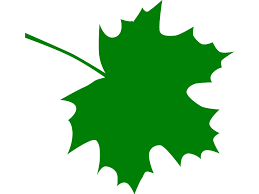
%> input picture Character/code_and_data/leaf8.png, 259 x 194 px
$ octave leafImages.m   (GNU Octave 9; MATLAB toolbox functions it lacks are replaced by stand-ins)
%> lines starting %> are read from the running program, lines starting %| are printed output that depends on the picture

% Import leaf image
I = imread('leaf8.png');
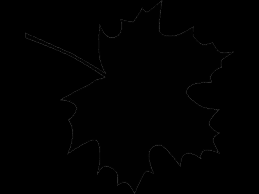
%> I: size 194x259 uint8; min 0, max 48, mean 0.9

% Convert to black and white image
BW = im2bw(I);
%> BW: size 194x259 logical; every value is 0
BW = imcomplement(I);
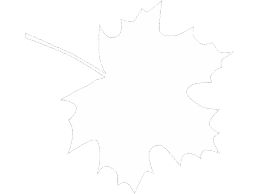
%> BW: size 194x259 uint8; min 207, max 255, mean 254.1
BW = imfill(I,'holes');


% [11 lines of commented-out code are left out]
dim = size(BW);
%> dim = [194 259]
col = round(dim(2)/2)-90;
%> col = 40
row = min(find(BW(:,col)));
%> row = 40
boundary = bwtraceboundary(BW,[row, col],'S');
%> boundary = 925 rows, first 12: [40 40; 40 41; 40 42; 41 43; 41 44; 42 45; 42 46; 43 47; 43 48; 44 49; 44 50; 44 51]

% [7 lines of commented-out code are left out]
C = boundary;
%> C has the same summary as boundary

% [29 lines of commented-out code are left out]
z = C(:,2) + C(:,1)*1i;
C = [real(z),imag(z)];
%> C = 925 rows, first 12: [40 40; 41 40; 42 40; 43 41; 44 41; 45 42; 46 42; 47 43; 48 43; 49 44; 50 44; 51 44]
z = C(:,1)' + C(:,2)'*1i;

% This code assumes a polygon is given by a vector z of complex numbers
plot(z,'-*'), hold on, axis equal
xmax = max(real(z)); xmin = min(real(z)); ymax = max(imag(z)); ymin = min(imag(z));
%> after `xmax = max(real(z))`: xmax = 234
%> after `xmin = min(real(z))`: xmin = 26
%> after `ymax = max(imag(z))`: ymax = 194
%> after `ymin = min(imag(z))`: ymin = 1
maxlen = max((xmax-xmin), (ymax-ymin))/20;
%> maxlen = 10.4

% Get Delaunay triangles and compute their circumcenters
tri = sort(delaunay(real(z),imag(z))')';
%> tri = 1829 rows, first 12: [111 911 913; 463 515 601; 911 912 913; 784 903 905; 902 903 904; 903 904 905; 197 262 314; 262 291 314; 176 196 911; 111 176 911; 66 132 231; 111 149 176]
u = z(tri(:,1)); v = z(tri(:,2)); w = z(tri(:,3));
dot = (u-w).*conj(v-w);
m = (u+v+1i*(u-v).*real(dot)./imag(dot))/2;
r = abs(u-m);
%> r = 1829 values, max 492 at index 9, min 0.707 at index 15, mean 9.5

% Prune the exterior triangles. m is now the vertices of the medial axis
inside = imag(dot) < 0;
%> inside = 1829 logical values, 921 true
triin = tri(inside,:);
%> triin = 921 rows, first 12: [902 903 904; 66 132 231; 909 910 912; 910 911 912; 65 231 233; 65 66 231; 392 533 537; 431 500 501; 392 431 501; 392 501 533; 281 344 368; 281 343 344]
m = m(inside); r = r(inside);
%> after `r = r(inside)`: r = 921 values, max 45.52 at index 38, min 0.707 at index 3, mean 7.16
nt = size(triin,1);
%> nt = 921

% Find edges of the medial axis
B = sparse([1:nt 1:nt 1:nt], triin(:), ones(1,3*nt));
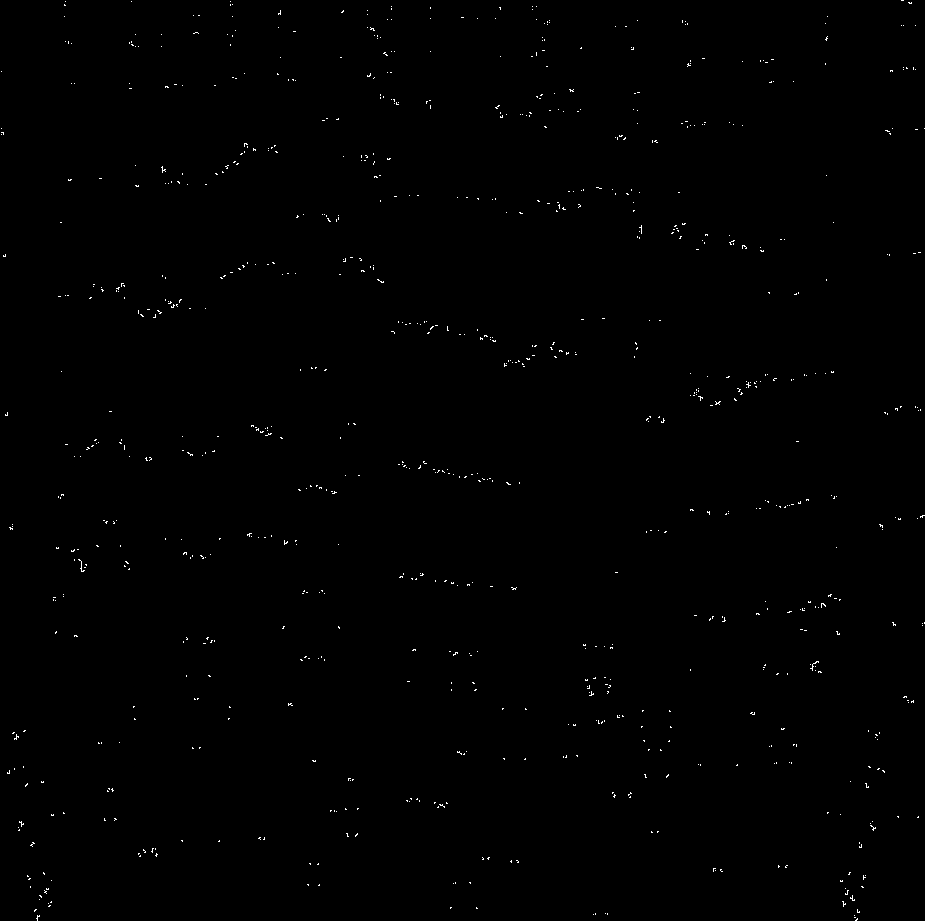
%> B: size 921x925 double; values 0 (black) and 1 (white), 0.32% white in thin lines or dots
[a,b,c] = find(B*B'>1);
%> a = 2761 values from 1 to 921; b = 2761 values from 1 to 921; c = 2761 logical values, 2761 true
ind = a>b; a = a(ind); b = b(ind);
%> after `ind = a>b`: ind = 2761 logical values, 920 true
%> after `a = a(ind)`: a = 920 values, max 921 at index 918, min 4 at index 5, mean 506.7
%> after `b = b(ind)`: b = 920 values from 1 to 920
plot([m(a); m(b)], '-')
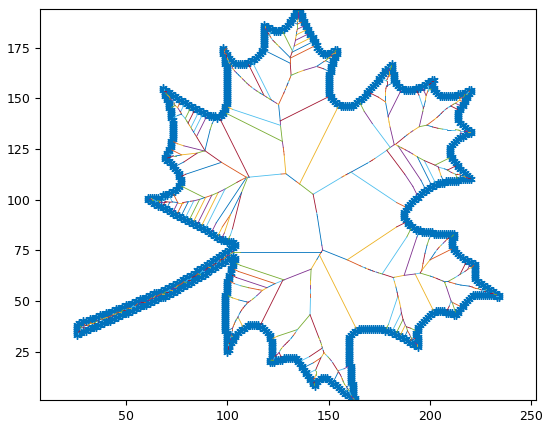
%> figure redrawn from the program's plot data
% [12 lines of commented-out code are left out]
